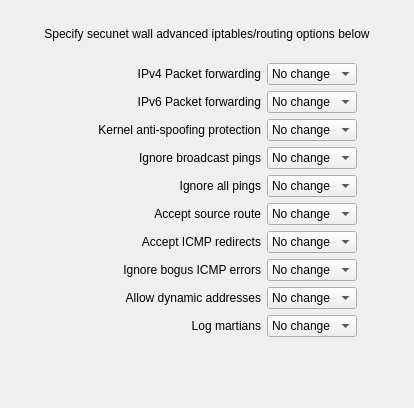
     <widget class="QWidget" name="tab" >
      <attribute name="title" >
       <string>Options</string>
      </attribute>
      <attribute name="icon" >
       <iconset resource="MainRes.qrc" >
        <normaloff>:/Icons/Options</normaloff>:/Icons/Options</iconset>
      </attribute>
      <layout class="QGridLayout" >
       <item row="1" column="0" colspan="3" >
        <widget class="QLabel" name="network_tab_txt2_3" >
         <property name="text" >
          <string>Specify secunet wall advanced iptables/routing options below</string>
         </property>
         <property name="alignment" >
          <set>Qt::AlignCenter</set>
         </property>
         <property name="wordWrap" >
          <bool>true</bool>
         </property>
        </widget>
       </item>
       <item row="3" column="0" >
        <widget class="QLabel" name="label368_4" >
         <property name="text" >
          <string>IPv4 Packet forwarding</string>
         </property>
         <property name="alignment" >
          <set>Qt::AlignRight|Qt::AlignTrailing|Qt::AlignVCenter</set>
         </property>
         <property name="wordWrap" >
          <bool>false</bool>
         </property>
        </widget>
       </item>
       <item row="3" column="1" >
        <widget class="QComboBox" name="linux24_ip_forward" >
         <item>
          <property name="text" >
           <string>No change</string>
          </property>
         </item>
         <item>
          <property name="text" >
           <string>On</string>
          </property>
         </item>
         <item>
          <property name="text" >
           <string>Off</string>
          </property>
         </item>
        </widget>
       </item>
       <item row="4" column="0" >
        <widget class="QLabel" name="label368_3" >
         <property name="text" >
          <string>IPv6 Packet forwarding</string>
         </property>
         <property name="alignment" >
          <set>Qt::AlignRight|Qt::AlignTrailing|Qt::AlignVCenter</set>
         </property>
         <property name="wordWrap" >
          <bool>false</bool>
         </property>
        </widget>
       </item>
       <item row="4" column="1" >
        <widget class="QComboBox" name="linux24_ipv6_forward" >
         <item>
          <property name="text" >
           <string>No change</string>
          </property>
         </item>
         <item>
          <property name="text" >
           <string>On</string>
          </property>
         </item>
         <item>
          <property name="text" >
           <string>Off</string>
          </property>
         </item>
        </widget>
       </item>
       <item row="5" column="0" >
        <widget class="QLabel" name="label369_2" >
         <property name="text" >
          <string>Kernel anti-spoofing protection</string>
         </property>
         <property name="alignment" >
          <set>Qt::AlignRight|Qt::AlignTrailing|Qt::AlignVCenter</set>
         </property>
         <property name="wordWrap" >
          <bool>false</bool>
         </property>
        </widget>
       </item>
       <item row="5" column="1" >
        <widget class="QComboBox" name="linux24_rp_filter" >
         <item>
          <property name="text" >
           <string>No change</string>
          </property>
         </item>
         <item>
          <property name="text" >
           <string>On</string>
          </property>
         </item>
         <item>
          <property name="text" >
           <string>Off</string>
          </property>
         </item>
        </widget>
       </item>
       <item row="6" column="0" >
        <widget class="QLabel" name="label370_2" >
         <property name="text" >
          <string>Ignore broadcast pings</string>
         </property>
         <property name="alignment" >
          <set>Qt::AlignRight|Qt::AlignTrailing|Qt::AlignVCenter</set>
         </property>
         <property name="wordWrap" >
          <bool>false</bool>
         </property>
        </widget>
       </item>
       <item row="6" column="1" >
        <widget class="QComboBox" name="linux24_icmp_echo_ignore_broadcasts" >
         <item>
          <property name="text" >
           <string>No change</string>
          </property>
         </item>
         <item>
          <property name="text" >
           <string>On</string>
          </property>
         </item>
         <item>
          <property name="text" >
           <string>Off</string>
          </property>
         </item>
        </widget>
       </item>
       <item row="7" column="0" >
        <widget class="QLabel" name="label386_2" >
         <property name="text" >
          <string>Ignore all pings</string>
         </property>
         <property name="alignment" >
          <set>Qt::AlignRight|Qt::AlignTrailing|Qt::AlignVCenter</set>
         </property>
         <property name="wordWrap" >
          <bool>false</bool>
         </property>
        </widget>
       </item>
       <item row="7" column="1" >
        <widget class="QComboBox" name="linux24_icmp_echo_ignore_all" >
         <item>
          <property name="text" >
           <string>No change</string>
          </property>
         </item>
         <item>
          <property name="text" >
           <string>On</string>
          </property>
         </item>
         <item>
          <property name="text" >
           <string>Off</string>
          </property>
         </item>
        </widget>
       </item>
       <item row="7" column="2" >
        <spacer>
         <property name="orientation" >
          <enum>Qt::Horizontal</enum>
         </property>
         <property name="sizeType" >
          <enum>QSizePolicy::Expanding</enum>
         </property>
         <property name="sizeHint" stdset="0" >
          <size>
           <width>40</width>
           <height>20</height>
          </size>
         </property>
        </spacer>
       </item>
       <item row="8" column="0" >
        <widget class="QLabel" name="label371_2" >
         <property name="text" >
          <string>Accept source route</string>
         </property>
         <property name="alignment" >
          <set>Qt::AlignRight|Qt::AlignTrailing|Qt::AlignVCenter</set>
         </property>
         <property name="wordWrap" >
          <bool>false</bool>
         </property>
        </widget>
       </item>
       <item row="8" column="1" >
        <widget class="QComboBox" name="linux24_accept_source_route" >
         <item>
          <property name="text" >
           <string>No change</string>
          </property>
         </item>
         <item>
          <property name="text" >
           <string>On</string>
          </property>
         </item>
         <item>
          <property name="text" >
           <string>Off</string>
          </property>
         </item>
        </widget>
       </item>
       <item row="9" column="0" >
        <widget class="QLabel" name="label373_2" >
         <property name="text" >
          <string>Accept ICMP redirects</string>
         </property>
         <property name="alignment" >
          <set>Qt::AlignRight|Qt::AlignTrailing|Qt::AlignVCenter</set>
         </property>
         <property name="wordWrap" >
          <bool>false</bool>
         </property>
        </widget>
       </item>
       <item row="9" column="1" >
        <widget class="QComboBox" name="linux24_accept_redirects" >
         <item>
          <property name="text" >
           <string>No change</string>
          </property>
         </item>
         <item>
          <property name="text" >
           <string>On</string>
          </property>
         </item>
         <item>
          <property name="text" >
           <string>Off</string>
          </property>
         </item>
        </widget>
       </item>
       <item row="10" column="0" >
        <widget class="QLabel" name="label374_2" >
         <property name="text" >
          <string>Ignore bogus ICMP errors</string>
         </property>
         <property name="alignment" >
          <set>Qt::AlignRight|Qt::AlignTrailing|Qt::AlignVCenter</set>
         </property>
         <property name="wordWrap" >
          <bool>false</bool>
         </property>
        </widget>
       </item>
       <item row="10" column="1" >
        <widget class="QComboBox" name="linux24_icmp_ignore_bogus_error_responses" >
         <item>
          <property name="text" >
           <string>No change</string>
          </property>
         </item>
         <item>
          <property name="text" >
           <string>On</string>
          </property>
         </item>
         <item>
          <property name="text" >
           <string>Off</string>
          </property>
         </item>
        </widget>
       </item>
       <item row="11" column="0" >
        <widget class="QLabel" name="label375_2" >
         <property name="text" >
          <string>Allow dynamic addresses</string>
         </property>
         <property name="alignment" >
          <set>Qt::AlignRight|Qt::AlignTrailing|Qt::AlignVCenter</set>
         </property>
         <property name="wordWrap" >
          <bool>false</bool>
         </property>
        </widget>
       </item>
       <item row="11" column="1" >
        <widget class="QComboBox" name="linux24_ip_dynaddr" >
         <item>
          <property name="text" >
           <string>No change</string>
          </property>
         </item>
         <item>
          <property name="text" >
           <string>On</string>
          </property>
         </item>
         <item>
          <property name="text" >
           <string>Off</string>
          </property>
         </item>
        </widget>
       </item>
       <item row="12" column="0" >
        <widget class="QLabel" name="label380_2" >
         <property name="text" >
          <string>Log martians</string>
         </property>
         <property name="alignment" >
          <set>Qt::AlignRight|Qt::AlignTrailing|Qt::AlignVCenter</set>
         </property>
         <property name="wordWrap" >
          <bool>false</bool>
         </property>
        </widget>
       </item>
       <item row="12" column="1" >
        <widget class="QComboBox" name="linux24_log_martians" >
         <property name="whatsThis" >
          <string comment="whats this comment" >whats this text</string>
         </property>
         <item>
          <property name="text" >
           <string>No change</string>
          </property>
         </item>
         <item>
          <property name="text" >
           <string>On</string>
          </property>
         </item>
         <item>
          <property name="text" >
           <string>Off</string>
          </property>
         </item>
        </widget>
       </item>
       <item row="14" column="0" >
        <spacer>
         <property name="orientation" >
          <enum>Qt::Vertical</enum>
         </property>
         <property name="sizeHint" stdset="0" >
          <size>
           <width>20</width>
           <height>40</height>
          </size>
         </property>
        </spacer>
       </item>
       <item row="0" column="0" >
        <spacer>
         <property name="orientation" >
          <enum>Qt::Vertical</enum>
         </property>
         <property name="sizeType" >
          <enum>QSizePolicy::Fixed</enum>
         </property>
         <property name="sizeHint" stdset="0" >
          <size>
           <width>20</width>
           <height>16</height>
          </size>
         </property>
        </spacer>
       </item>
       <item row="2" column="0" >
        <spacer>
         <property name="orientation" >
          <enum>Qt::Vertical</enum>
         </property>
         <property name="sizeType" >
          <enum>QSizePolicy::Fixed</enum>
         </property>
         <property name="sizeHint" stdset="0" >
          <size>
           <width>20</width>
           <height>16</height>
          </size>
         </property>
        </spacer>
       </item>
       <item row="13" column="0" >
        <spacer>
         <property name="orientation" >
          <enum>Qt::Horizontal</enum>
         </property>
         <property name="sizeType" >
          <enum>QSizePolicy::Expanding</enum>
         </property>
         <property name="sizeHint" stdset="0" >
          <size>
           <width>250</width>
           <height>20</height>
          </size>
         </property>
        </spacer>
       </item>
      </layout>
     </widget>
